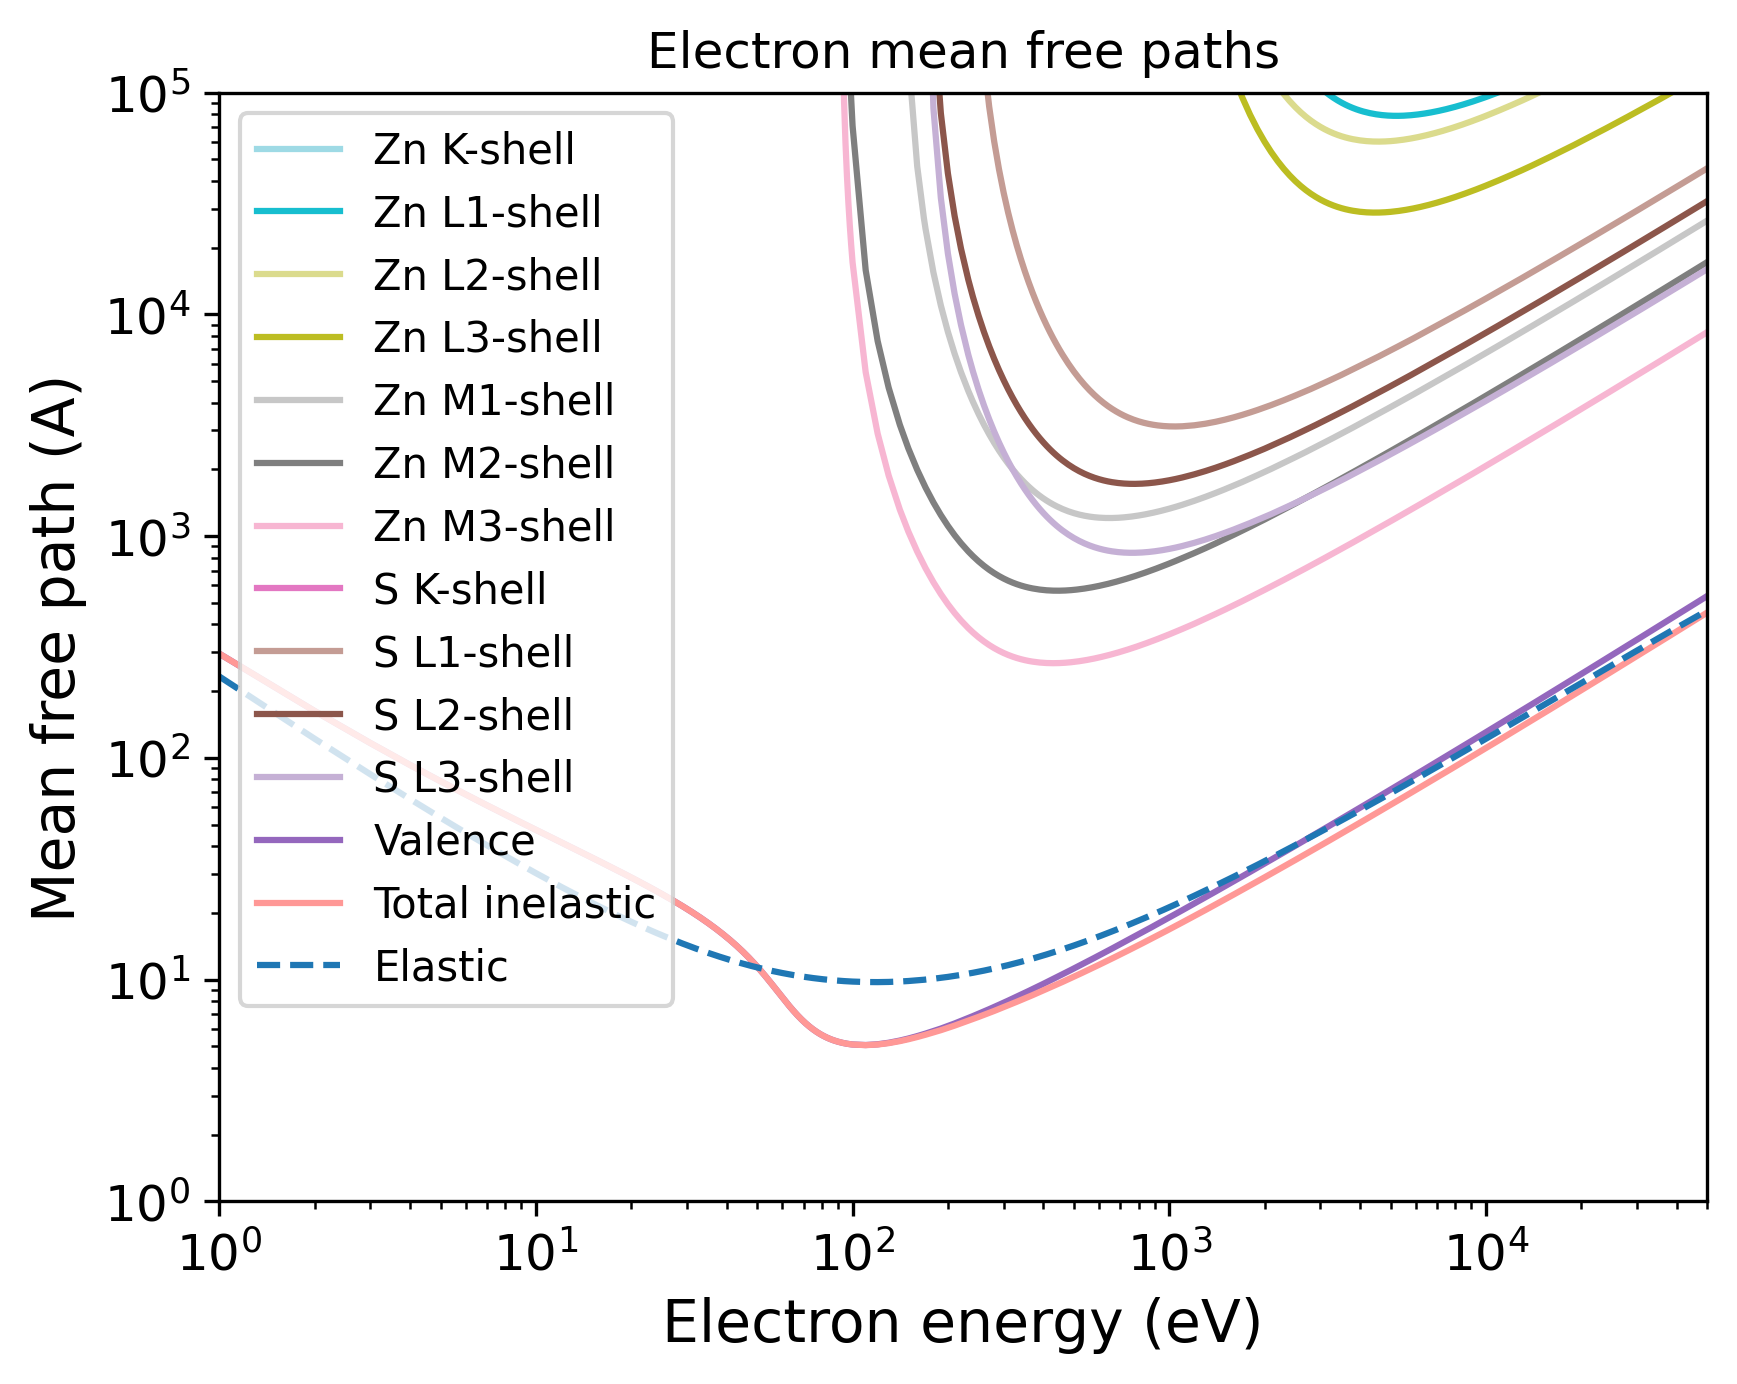

Python code for this plot:
import pandas as pd
import numpy as np
import matplotlib.pyplot as plt
import matplotlib.cm as cm
# Set the format:
plt.xlabel("Electron energy (eV)", fontsize=14)
plt.ylabel("Mean free path (A)", fontsize=14)
plt.xticks(fontsize=12)
plt.yticks(fontsize=12)
plt.grid(False)
# Set the axes:
# Read the output file:
df = pd.read_csv(r"OUTPUT_ZnS_Electron_IMFP.dat", sep=r'\s+', header=None, comment="#", skipinitialspace=True)
plt.xscale("log")
plt.yscale("log")
# Prepare the plot:
columns_to_plot = [ 1, 2, 3, 4, 5, 6, 7, 8, 9, 10, 11, 12, 13]
labels = [ "Zn K-shell", "Zn L1-shell", "Zn L2-shell", "Zn L3-shell", "Zn M1-shell", "Zn M2-shell", "Zn M3-shell", "S K-shell", "S L1-shell", "S L2-shell", "S L3-shell", "Valence", "Total inelastic"]
# Create N distinct colors from a colormap
N = len(columns_to_plot)
colors = plt.cm.tab20(np.linspace(1, 0, 20))
# Set line styles:
linestyles = [ "-", "-", "-", "-", "-", "-", "-", "-", "-", "-", "-", "-", "-"]
for i, col in enumerate(columns_to_plot):
    color = colors[i % len(colors)]
    ls    = linestyles[i % len(linestyles)]
    label = labels[i % len(labels)]
    plt.plot(df.iloc[:, 0], df.iloc[:, col],
    color=color,
    label=label,
    linestyle=ls)
# Add a curve from the second file
df2 = pd.read_csv(r"OUTPUT_ZnS_Electron_EMFP.dat", sep=r'\s+', header=None, comment="#", skipinitialspace=True)
columns_to_plot2 = [ 3]
labels2 = [ "Elastic"]
# Create second part of the plot:
for col, label in zip(columns_to_plot2, labels2):
    plt.plot(df2.iloc[:, 0], df2.iloc[:, col], label=label, linestyle="--")
plt.xlim(1.00000000,50000.00000000)
plt.ylim(1.00000000,100000.00000000)
plt.title("Electron mean free paths")
plt.legend(loc="best", fontsize=10)
# Save the plot in this format:
plt.savefig("OUTPUT_MFP_electron.png", dpi=300, bbox_inches="tight")
